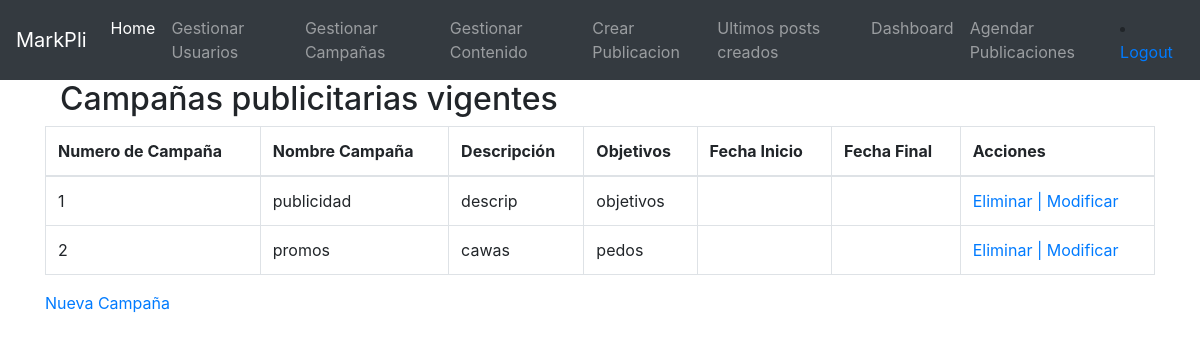
Before: /index.php/campanas/GuardarCampana with the older database file.
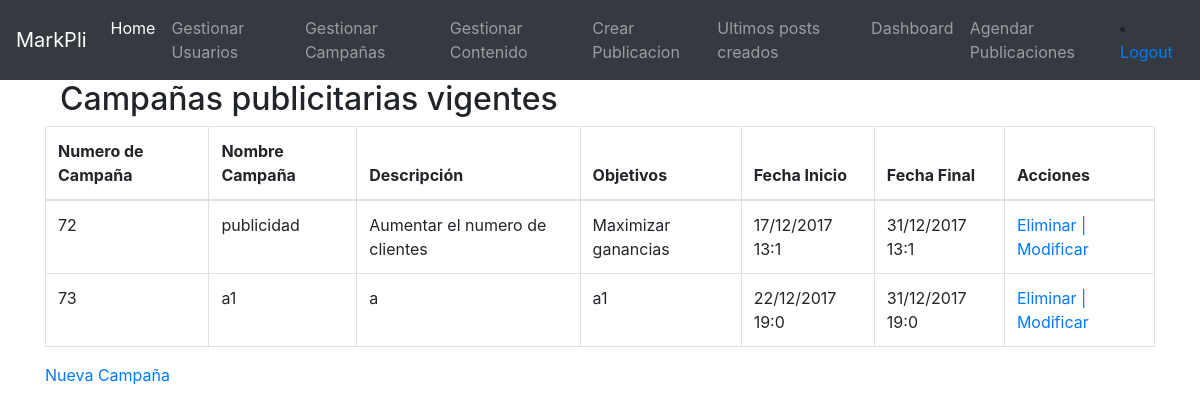
After: the same page with the newer database file.
### tables this page shows
CREATE TABLE `campanas` (
  `id_campana` int(11) NOT NULL,
  `nombre_campana` varchar(50) DEFAULT NULL,
  `descripcion` varchar(100) DEFAULT NULL,
  `objetivos` varchar(500) DEFAULT NULL,
  `fecha_inicio` varchar(15) NOT NULL,
  `fecha_final` varchar(15) NOT NULL,
  `fid_cliente` int(11) DEFAULT NULL
);

### application/controllers/Campanas.php (called while the page is built, shortened)
<?php
class Campanas extends CI_Controller {
  public function __construct(){
    $this->load->model('campanas_model');
    $this->load->model('consultas');
    $this->load->helper('url_helper');
    $this->load->helper('url');
    $this->load->database();
  }
  public function GuardarCampana(){
  $result=$this->db->get('campanas');
    $data=array('consulta'=>$result);
    $this->load->view('core/header');
    $this->load->view('community/campanas_view',$data );
    $this->load->view('core/footer');
  }
}

### index.php (called while the page is built, shortened)
<?php
require_once BASEPATH.'core/CodeIgniter.php';

### application/views/community/campanas_view.php (the view)
<div class="container">
  <h2>Campañas publicitarias vigentes</h2>
</div>
<table class="table table-bordered campana-table" align="center">
    <thead>
      <tr>
        <th>Numero de Campaña</th>
        <th>Nombre Campaña</th>
        <th>Descripción</th>
        <th>Objetivos</th>
        <th>Fecha Inicio</th>
        <th>Fecha Final</th>
        <th>Acciones</th>
      </tr>
    </thead>
  <?php
  if(isset($consulta))  { ?>
    <?php foreach  ($consulta->result() as $row) : ?>
    <tr>
      <td class="cid_post" name="id_post">
        <?php echo $row->id_campana; ?>
      </td>
      <td class="cnombre_campana" name="nombre_campana">
        <?php echo $row->nombre_campana; ?>
      </td>
      <td class="cnombre_contenido" name="nombre_contenido">
        <?php echo $row->descripcion; ?>
      </td>
      <td class="cdescripcion" name="descripcion">
        <?php echo $row->objetivos; ?>
      </td>
      <td class="ctipo" name="fecha_inicio">
        <?php echo $row->fecha_inicio; ?>
      </td>
      <td class="ctipo" name="fecha_final">
        <?php echo $row->fecha_final; ?>
      </td>
      <td>
        <?php echo "<a href=".base_url()."Campanas/Eliminar/".$row->id_campana.">Eliminar | </a>"?>
        <?php echo "<a href=".base_url()."Campanas/editar/".$row->id_campana.">Modificar</a>"?>
       </td>
    </tr>
  <?php endforeach; ?>
  <?php }?>
  </table>
    <a href="<?php echo base_url(); ?>Campanas/NuevaCampana">Nueva Campaña</a>

### application/views/core/header.php (shortened to what this page needs)
<!DOCTYPE html>
<html>
<head>
<link rel="stylesheet" href="https://maxcdn.bootstrapcdn.com/bootstrap/4.0.0-beta.2/css/bootstrap.min.css">
</head>
<body>
 <nav class="navbar navbar-expand-sm navbar-dark bg-dark">
      <a class="navbar-brand" href="<?php echo base_url(); ?>">MarkPli</a>
      <div class="collapse navbar-collapse" id="navbarsExample03">
        <ul class="navbar-nav mr-auto">
          <li class="nav-item active">
            <a class="nav-link" href="<?php echo base_url(); ?>Community">Home <span class="sr-only">(current)</span></a>
          </li>
          <li class="nav-item">
            <a class="nav-link" href="<?php echo base_url(); ?>Usuario">Gestionar Usuarios</a>
          </li>
          <li class="nav-item">
            <a class="nav-link" href="<?php echo base_url(); ?>campanas">Gestionar Campañas</a>
          </li>
          <li class="nav-item">
            <a class="nav-link" href="<?php echo base_url(); ?>Cupload">Gestionar Contenido</a>
          </li>
          <li class="nav-item">
            <a class="nav-link" href="<?php echo base_url(); ?>Contenidos">Crear Publicacion</a>
          </li>
          <li class="nav-item">
            <a class="nav-link" href="<?php echo base_url(); ?>posts">Ultimos posts creados</a>
          </li>
          <li class="nav-item">
            <a class="nav-link" href="<?php echo base_url(); ?>validacion">Dashboard</a>
          </li>
               <li class="nav-item">
            <a class="nav-link" href="<?php echo base_url(); ?>calendar">Agendar Publicaciones</a>
          </li>
        </ul>
                        <li>
                    <a href="<?php echo base_url() ?>Clogin/logout"><i class="fa fa-fw fa-power-off"></i> Logout</a>
                </li>
      </div>
    </nav>
    <div class="container">
</head>
<body>

### application/views/core/footer.php (shortened to what this page needs)
</body>
</html>

Changed rows visible on the page:
removed campanas: id_campana "1", nombre_campana "publicidad", descripcion "descrip", objetivos "objetivos"
removed campanas: id_campana "2", nombre_campana "promos", descripcion "cawas", objetivos "pedos"
added campanas: id_campana "72", nombre_campana "publicidad", descripcion "Aumentar el numero de clientes", objetivos "Maximizar ganancias", fecha_inicio "17/12/2017 13:1", fecha_final "31/12/2017 13:1"
added campanas: id_campana "73", nombre_campana "a1", descripcion "a", objetivos "a1", fecha_inicio "22/12/2017 19:0", fecha_final "31/12/2017 19:0"
